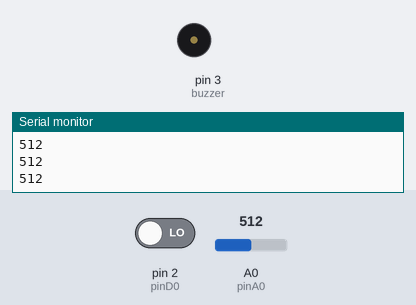
This sketch was run on a simulated Arduino Uno, built with avr-gcc and run on an emulated ATmega328P. On the bench: buzzer (waves = sounding, pin HIGH), the last lines printed to the serial monitor. Inputs (shaded band) come from the test bench; at power-on: A0 (pinA0) = 512, pin 2 (pinD0) LOW.

Above: at 1.2 s.
1.3 s: A0 (pinA0) set to 409
2.8 s: A0 (pinA0) set to 388
At 3.3 s:
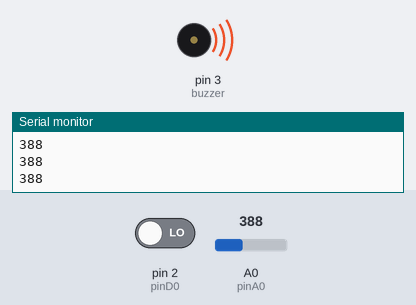
4.3 s: A0 (pinA0) set to 410
At 5.5 s:
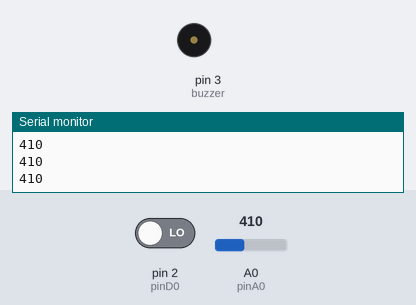
5.8 s: A0 (pinA0) set to 390
At 6.9 s:
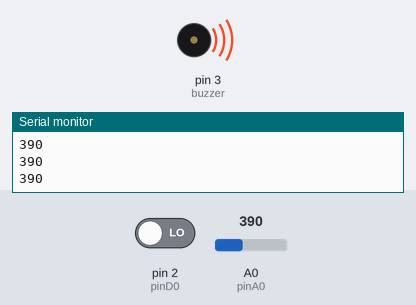
Timing chart, 0 to 8.3 s (numbered marks = the images above; inputs shaded):
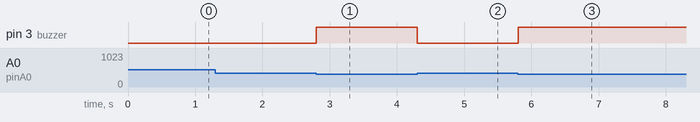

The sketch:

28_FlameSensor.ino
```cpp
int pinA0 = A0;
int pinD0 = 2;
int buzzer = 3;
int flameA0;
int flameD0;

void setup() {
  // put your setup code here, to run once:
  Serial.begin(9600);
  pinMode(pinA0, INPUT);
  pinMode(pinD0, INPUT);
  pinMode(buzzer, OUTPUT);
}

void loop() {
  // put your main code here, to run repeatedly:
  flameA0 = analogRead(pinA0);
  flameD0 = digitalRead(pinD0);

  /*
  //trigger on Digital D0
  if (flameD0 == 1) {
    digitalWrite(buzzer, HIGH);
    delay(2000);
  } else {
    digitalWrite(buzzer,LOW);
  }
  Serial.println(flameD0);
  */
  //trigger on Analog A0
  if (flameA0 < 400) {
    digitalWrite(buzzer, HIGH);
//    delay(2000);
  } else {
    digitalWrite(buzzer,LOW);
  }
  Serial.println(flameA0);

  delay(20);
}
```

Measured:
- the behaviour switches between 400 and 399 on A0 (pinA0) (found by bisection; images 0 and 1)
- after the input at 2.8 s, pin 3 (buzzer): LOW → HIGH at once
- after the input at 4.3 s, pin 3 (buzzer): HIGH → LOW at once
- after the input at 5.8 s, pin 3 (buzzer): LOW → HIGH at once
